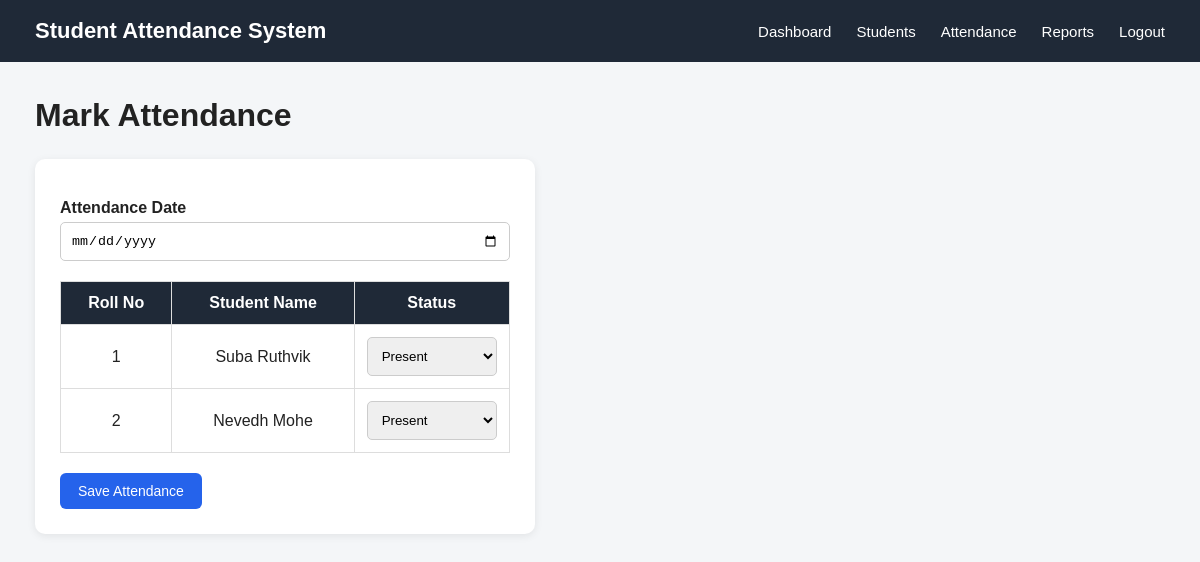
The app's page /attendance (signed in) with its own data.
### tables this page shows
CREATE TABLE students (
    id INTEGER PRIMARY KEY AUTOINCREMENT,
    roll_no TEXT UNIQUE NOT NULL,
    name TEXT NOT NULL,
    email TEXT,
    course TEXT,
    branch TEXT
);

### app.py (the view, shortened to what this page needs)
@app.route("/attendance", methods=["GET", "POST"])
def attendance():
    if "user_id" not in session:
        return redirect(url_for("login"))
    conn = get_db()
    students = conn.execute(
        "SELECT * FROM students ORDER BY roll_no"
    ).fetchall()
    conn.close()
    return render_template(
        "attendance.html",
        students=students
    )

### app.py (called while the page is built)
def get_db():
    conn = sqlite3.connect(DATABASE)
    conn.row_factory = sqlite3.Row
    return conn

### templates/attendance.html (shortened to what this page needs)
{% extends "base.html" %}
{% block content %}
<h1>Mark Attendance</h1>
<form method="POST">
    <label for="attendance_date">
        Attendance Date
    </label>
    <input
        type="date"
        id="attendance_date"
        name="attendance_date"
        required
    >
    <table>
        <thead>
            <tr>
                <th>Roll No</th>
                <th>Student Name</th>
                <th>Status</th>
            </tr>
        </thead>
        <tbody>
            {% for student in students %}
            <tr>
                <td>
                    {{ student["roll_no"] }}
                </td>
                <td>
                    {{ student["name"] }}
                </td>
                <td>
                    <select name="status_{{ student['id'] }}">
                        <option value="Present">
                            Present
                        </option>
                    </select>
                </td>
            </tr>
            {% endfor %}
        </tbody>
    </table>
    <button type="submit">
        Save Attendance
    </button>
</form>
{% endblock %}

### static/css/style.css (style rules this page uses)
* { margin: 0; padding: 0; box-sizing: border-box; }
body { font-family: Arial, Helvetica, sans-serif; background-color: #f4f6f8; color: #222; }
h1 { margin-bottom: 25px; }
button { background-color: #2563eb; color: white; border: none; border-radius: 6px; padding: 10px 18px; cursor: pointer; font-size: 14px; }
table { width: 100%; border-collapse: collapse; background-color: white; margin-top: 20px; }
th, td { padding: 12px; border: 1px solid #ddd; text-align: center; }
th { background-color: #1f2937; color: white; }
form { background-color: white; padding: 25px; border-radius: 10px; max-width: 500px; box-shadow: 0 2px 8px rgba(0, 0, 0, 0.08); }
label { display: block; margin-top: 15px; margin-bottom: 5px; font-weight: bold; }
input, select { width: 100%; padding: 10px; border: 1px solid #ccc; border-radius: 5px; }
form button { margin-top: 20px; }

### records on screen
students: roll_no "1", name "Suba Ruthvik", id "Present"
students: roll_no "2", name "Nevedh Mohe", id "Present"
